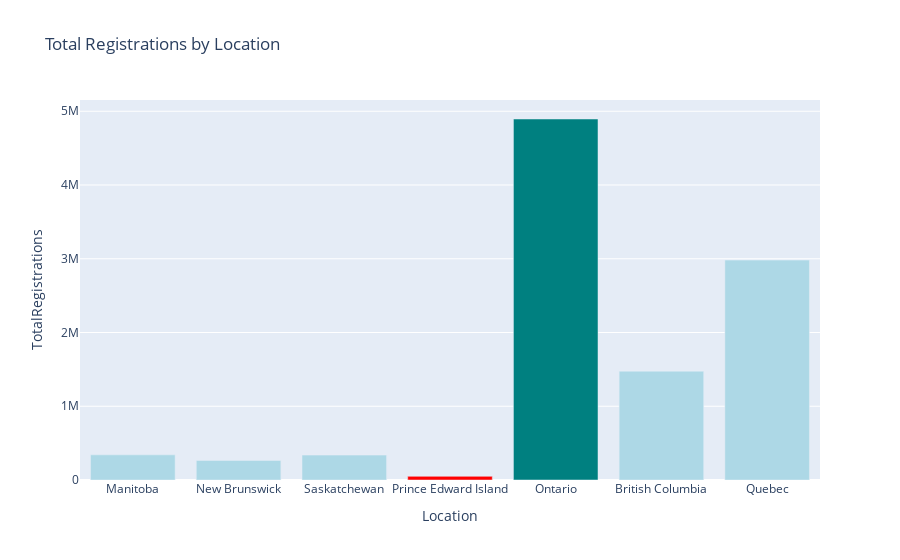

Notebook code for this chart:
### Code cell
# Group the data by Location and sum the Registrations column
df_location_sum = final_df.filter(selected_df["Location"] != "Canada").groupBy("Location").agg(sum("Registrations").alias("TotalRegistrations"))

df_location_sum_pd = df_location_sum.toPandas()

# Find the highest and lowest average overall ratings
highest_registrations = df_location_sum_pd["TotalRegistrations"].max()
lowest_registrations = df_location_sum_pd["TotalRegistrations"].min()

# Create a bar chart using Plotly
fig = px.bar(df_location_sum_pd, x='Location', y='TotalRegistrations', title='Total Registrations by Location')

# Highlight the highest and lowest ratings
fig.update_traces(marker_color=['teal' if rating == highest_registrations else 'red' if rating == lowest_registrations else 'lightblue' for rating in df_location_sum_pd["TotalRegistrations"]])

# Display the bar chart
fig.show()

### Figure 1 — Plotly figure (JSON) as saved in the notebook; plotly's stock layout.template omitted (floating-point values rounded to 4 significant figures)
{"data": [{"alignmentgroup": "True", "hovertemplate": "Location=%{x}<br>TotalRegistrations=%{y}<extra></extra>", "legendgroup": "", "marker": {"color": ["lightblue", "lightblue", "lightblue", "red", "teal", "lightblue", "lightblue"], "pattern": {"shape": ""}}, "name": "", "offsetgroup": "", "orientation": "v", "showlegend": false, "textposition": "auto", "type": "bar", "x": ["Manitoba", "New Brunswick", "Saskatchewan", "Prince Edward Island", "Ontario", "British Columbia", "Quebec"], "xaxis": "x", "y": [341158, 264643, 337954, 49691, 4895143, 1475147, 2981557], "yaxis": "y"}], "layout": {"barmode": "relative", "legend": {"tracegroupgap": 0}, "title": {"text": "Total Registrations by Location"}, "xaxis": {"anchor": "y", "domain": [0, 1], "title": {"text": "Location"}}, "yaxis": {"anchor": "x", "domain": [0, 1], "title": {"text": "TotalRegistrations"}}}}
